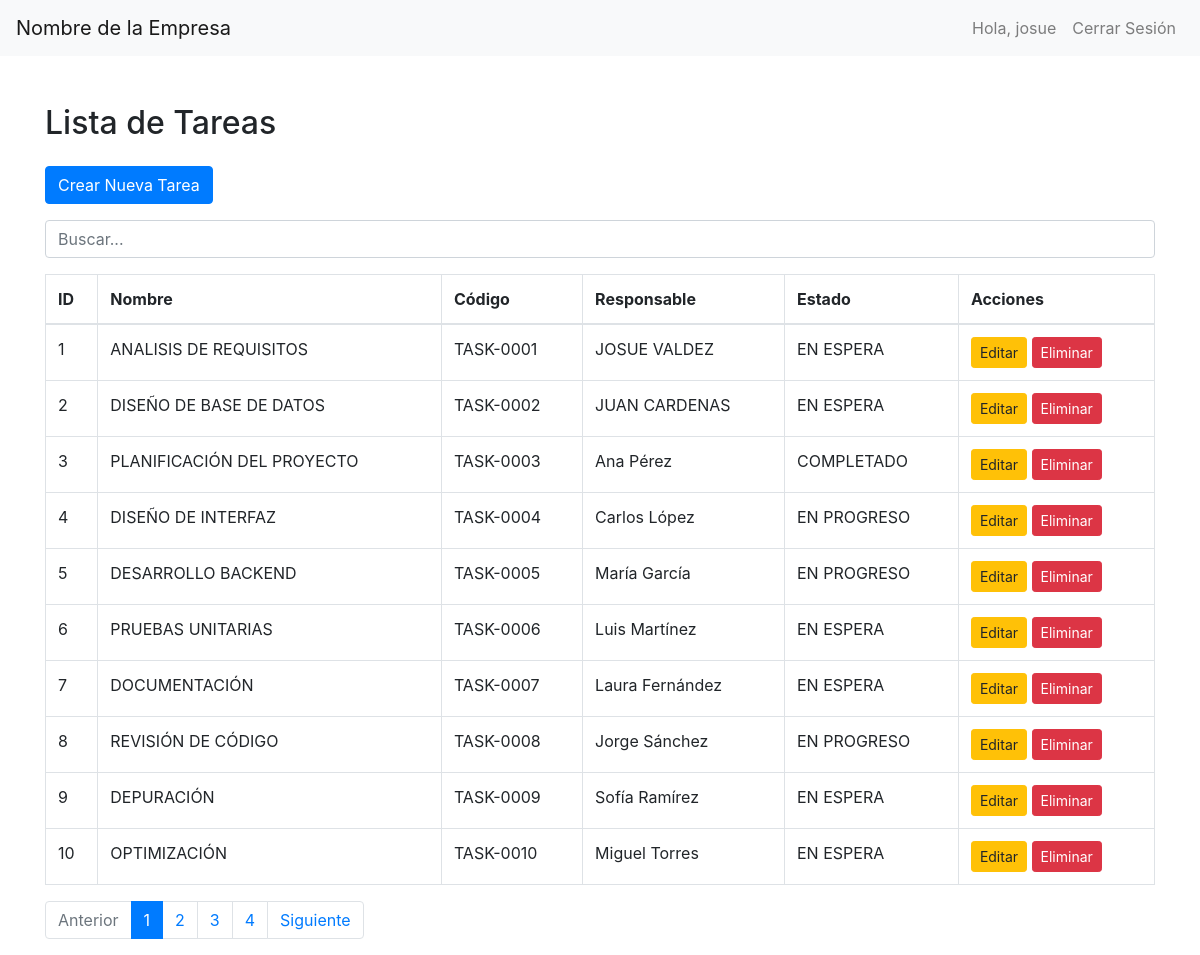
The page /index.php (signed in) on the database as committed earlier.
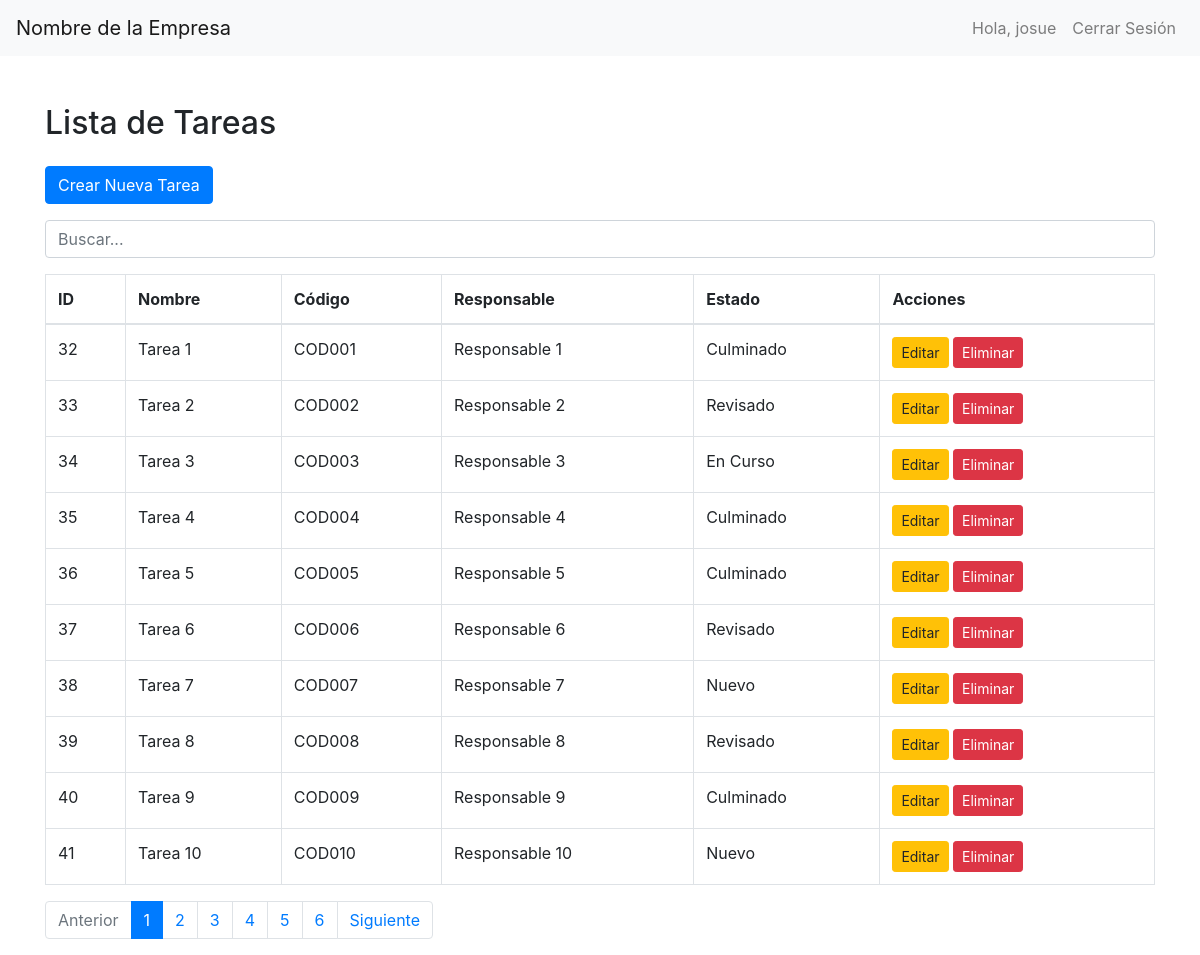
The same page on the database as committed later.
### tables this page shows
CREATE TABLE `tareas` (
  `id` int(11) NOT NULL,
  `codigo` varchar(20) NOT NULL,
  `nombre` varchar(100) NOT NULL,
  `descripcion` text NOT NULL,
  `fecha_de_registro` date NOT NULL,
  `fecha_culminacion` date NOT NULL,
  `fecha_finalizacion` date NOT NULL,
  `responsable` varchar(150) NOT NULL,
  `estado` varchar(100) NOT NULL,
  `eliminado` tinyint(1) NOT NULL,
  `adjunto` varchar(200) DEFAULT NULL
);

### index.php (the view, shortened to what this page needs)
<?php
include('conexion.php');
$search = isset($_GET['search']) ? $_GET['search'] : '';
$searchQuery = $search ? "WHERE nombre LIKE '%$search%' OR descripcion LIKE '%$search%' OR codigo LIKE '%$search%' OR responsable LIKE '%$search%' OR estado LIKE '%$search%'" : '';
$limit = 10;
$page = isset($_GET['page']) ? $_GET['page'] : 1;
$start = ($page - 1) * $limit;
$result = $conn->query("SELECT COUNT(id) AS id FROM tareas $searchQuery");
$taskCount = $result->fetch_assoc();
$total = $taskCount['id'];
$pages = ceil($total / $limit);
$sql = "SELECT id, nombre, codigo, responsable, estado FROM tareas $searchQuery LIMIT $start, $limit";
$result = $conn->query($sql);
?>
<!DOCTYPE html>
<html lang="es">
<head>
    <link href="https://stackpath.bootstrapcdn.com/bootstrap/4.5.2/css/bootstrap.min.css" rel="stylesheet">
</head>
<body>
<?php include('navbar.php'); ?>
<div class="container mt-5">
    <h2 class="mb-4">Lista de Tareas</h2>
    <a href="create.php" class="btn btn-primary mb-3">Crear Nueva Tarea</a>
    <form method="GET" action="index.php">
        <input class="form-control mb-3" id="searchInput" name="search" type="text" placeholder="Buscar..." value="<?php echo $search; ?>">
    </form>
    <div class="table-responsive">
        <table class="table table-bordered" id="tasksTable">
            <thead>
                <tr>
                    <th>ID</th>
                    <th>Nombre</th>
                    <th>Código</th>
                    <th>Responsable</th>
                    <th>Estado</th>
                    <th>Acciones</th>
                </tr>
            </thead>
            <tbody>
                <?php
                if ($result->num_rows > 0) {
                    while($row = $result->fetch_assoc()) {
                        echo "<tr>
                                <td>{$row['id']}</td>
                                <td>{$row['nombre']}</td>
                                <td>{$row['codigo']}</td>
                                <td>{$row['responsable']}</td>
                                <td>{$row['estado']}</td>
                                <td>
                                    <a href='edit.php?id={$row['id']}' class='btn btn-warning btn-sm'>Editar</a>
                                    <button class='btn btn-danger btn-sm delete-btn' data-id='{$row['id']}' data-toggle='modal' data-target='#confirmDeleteModal'>Eliminar</button>
                                </td>
                              </tr>";
                    }
                } else {
                    echo "<tr><td colspan='6' class='text-center'>No hay tareas</td></tr>";
                }
                ?>
            </tbody>
        </table>
    </div>
    <nav>
        <ul class="pagination">
            <li class="page-item <?php if($page <= 1){ echo 'disabled'; } ?>">
                <a class="page-link" href="<?php if($page > 1){ echo "?page=".($page - 1) . "&search=" . $search; } ?>">Anterior</a>
            </li>
            <?php for($i = 1; $i <= $pages; $i++): ?>
                <li class="page-item <?php if($page == $i){ echo 'active'; } ?>">
                    <a class="page-link" href="index.php?page=<?= $i; ?>&search=<?= $search; ?>"><?= $i; ?></a>
                </li>
            <?php endfor; ?>
            <li class="page-item <?php if($page >= $pages){ echo 'disabled'; } ?>">
                <a class="page-link" href="<?php if($page < $pages){ echo "?page=".($page + 1) . "&search=" . $search; } ?>">Siguiente</a>
            </li>
        </ul>
    </nav>
</div>
</body>
</html>

### navbar.php (shortened to what this page needs)
<nav class="navbar navbar-expand-lg navbar-light bg-light">
    <a class="navbar-brand" href="#">Nombre de la Empresa</a>
    <div class="collapse navbar-collapse" id="navbarNav">
        <ul class="navbar-nav ml-auto">
            <li class="nav-item">
                <a class="nav-link" href="#">Hola, <?php echo $_SESSION['usuario']; ?></a>
            </li>
            <li class="nav-item">
                <a class="nav-link" href="logout.php">Cerrar Sesión</a>
            </li>
        </ul>
    </div>
</nav>

Rows that differ between the two databases and show on the page:
removed tareas: id "1", nombre "ANALISIS DE REQUISITOS", codigo "TASK-0001", responsable "JOSUE VALDEZ", estado "EN ESPERA"
removed tareas: id "2", nombre "DISEÑO DE BASE DE DATOS", codigo "TASK-0002", responsable "JUAN CARDENAS", estado "EN ESPERA"
removed tareas: id "3", nombre "PLANIFICACIÓN DEL PROYECTO", codigo "TASK-0003", responsable "Ana Pérez", estado "COMPLETADO"
removed tareas: id "4", nombre "DISEÑO DE INTERFAZ", codigo "TASK-0004", responsable "Carlos López", estado "EN PROGRESO"
removed tareas: id "5", nombre "DESARROLLO BACKEND", codigo "TASK-0005", responsable "María García", estado "EN PROGRESO"
removed tareas: id "6", nombre "PRUEBAS UNITARIAS", codigo "TASK-0006", responsable "Luis Martínez", estado "EN ESPERA"
removed tareas: id "7", nombre "DOCUMENTACIÓN", codigo "TASK-0007", responsable "Laura Fernández", estado "EN ESPERA"
removed tareas: id "8", nombre "REVISIÓN DE CÓDIGO", codigo "TASK-0008", responsable "Jorge Sánchez", estado "EN PROGRESO"
removed tareas: id "9", nombre "DEPURACIÓN", codigo "TASK-0009", responsable "Sofía Ramírez", estado "EN ESPERA"
removed tareas: id "10", nombre "OPTIMIZACIÓN", codigo "TASK-0010", responsable "Miguel Torres", estado "EN ESPERA"
added tareas: id "32", nombre "Tarea 1", codigo "COD001", responsable "Responsable 1", estado "Culminado"
added tareas: id "33", nombre "Tarea 2", codigo "COD002", responsable "Responsable 2", estado "Revisado"
added tareas: id "34", nombre "Tarea 3", codigo "COD003", responsable "Responsable 3", estado "En Curso"
added tareas: id "35", nombre "Tarea 4", codigo "COD004", responsable "Responsable 4", estado "Culminado"
added tareas: id "36", nombre "Tarea 5", codigo "COD005", responsable "Responsable 5", estado "Culminado"
added tareas: id "37", nombre "Tarea 6", codigo "COD006", responsable "Responsable 6", estado "Revisado"
added tareas: id "38", nombre "Tarea 7", codigo "COD007", responsable "Responsable 7", estado "Nuevo"
added tareas: id "39", nombre "Tarea 8", codigo "COD008", responsable "Responsable 8", estado "Revisado"
added tareas: id "40", nombre "Tarea 9", codigo "COD009", responsable "Responsable 9", estado "Culminado"
added tareas: id "41", nombre "Tarea 10", codigo "COD010", responsable "Responsable 10", estado "Nuevo"
Other text that changed with them:
new list line: "5"
new list line: "6"
